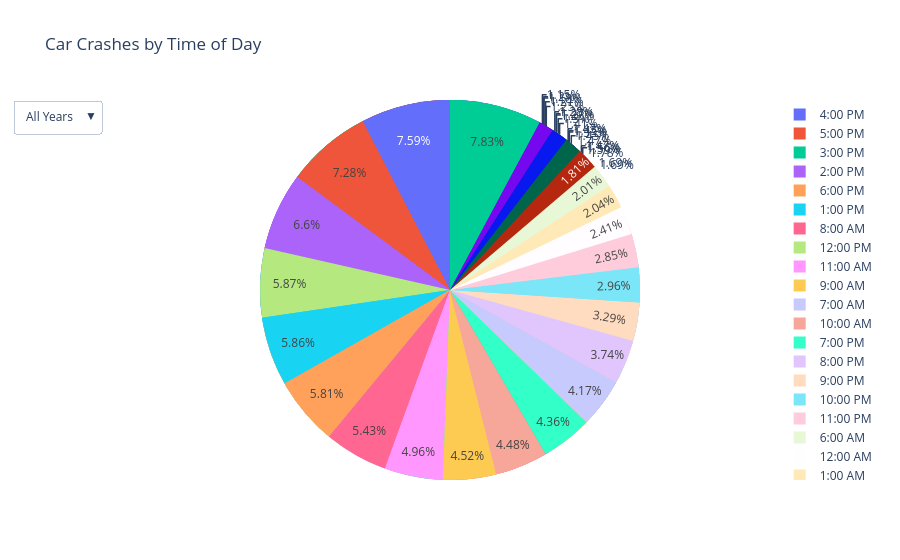

Notebook source saved alongside this figure:
### Code cell
import plotly.graph_objects as go
import pandas as pd

df_all["CRASH_HOUR"] = df_all["CRASH_HOUR"].astype(int)
years = sorted(df_all["Year"].unique())
all_hours = pd.DataFrame({"CRASH_HOUR": range(24)})

# Mapping hour numbers (0-23) to time labels
hour_to_time = {
    0: "12:00 AM", 1: "1:00 AM", 2: "2:00 AM", 3: "3:00 AM", 4: "4:00 AM", 5: "5:00 AM",
    6: "6:00 AM", 7: "7:00 AM", 8: "8:00 AM", 9: "9:00 AM", 10: "10:00 AM", 11: "11:00 AM",
    12: "12:00 PM", 13: "1:00 PM", 14: "2:00 PM", 15: "3:00 PM", 16: "4:00 PM", 17: "5:00 PM",
    18: "6:00 PM", 19: "7:00 PM", 20: "8:00 PM", 21: "9:00 PM", 22: "10:00 PM", 23: "11:00 PM"
}

# Aggregate data: Count crashes per hour for each year
df_grouped = df_all.groupby(["Year", "CRASH_HOUR"]).size().reset_index(name="Count")

# Ensure all hours (0-23) are included for every year
df_complete = pd.DataFrame()
for year in years:
    df_year = df_grouped[df_grouped["Year"] == year] 
    df_year = all_hours.merge(df_year, on="CRASH_HOUR", how="left").fillna(0)
    df_year["Year"] = year
    df_complete = pd.concat([df_complete, df_year])

df_complete["Count"] = df_complete["Count"].astype(int)

df_complete["Time_Label"] = df_complete["CRASH_HOUR"].map(hour_to_time)

# Create an empty figure
fig = go.Figure()

# Store visibility settings
buttons = []

# Add a trace for each year
for year in years:
    df_year = df_complete[df_complete["Year"] == year] 

    fig.add_trace(go.Pie(
        labels=df_year["Time_Label"],  
        values=df_year["Count"],  
        name=str(year),
        visible=True
    ))

# Create dropdown buttons for year selection
buttons.append({
    "label": "All Years",
    "method": "update",
    "args": [{"visible": [True] * len(years)}, {"title": "Car Crashes by Time of Day (All Years)"}]
})

for i, year in enumerate(years):
    visibility = [False] * len(years)
    visibility[i] = True

    buttons.append({
        "label": str(year),
        "method": "update",
        "args": [{"visible": visibility}, {"title": f"Car Crashes by Time of Day in {year}"}]
    })
    
# Update layout with dropdown menu
fig.update_layout(
    title="Car Crashes by Time of Day",
    updatemenus=[{
        "buttons": buttons,
        "direction": "down",
        "showactive": True,
    }]
)
fig.show()

### Figure 1 — Plotly figure (JSON) as saved in the notebook; plotly's stock layout.template omitted (floating-point values rounded to 4 significant figures)
{"data": [{"labels": ["12:00 AM", "1:00 AM", "2:00 AM", "3:00 AM", "4:00 AM", "5:00 AM", "6:00 AM", "7:00 AM", "8:00 AM", "9:00 AM", "10:00 AM", "11:00 AM", "12:00 PM", "1:00 PM", "2:00 PM", "3:00 PM", "4:00 PM", "5:00 PM", "6:00 PM", "7:00 PM", "8:00 PM", "9:00 PM", "10:00 PM", "11:00 PM"], "name": "2018", "type": "pie", "values": [2325, 1997, 1744, 1517, 1366, 1745, 2817, 5684, 6988, 5892, 5469, 6003, 6883, 6989, 7718, 8841, 8894, 8852, 7248, 5302, 4105, 3683, 3475, 2931], "visible": true}, {"labels": ["12:00 AM", "1:00 AM", "2:00 AM", "3:00 AM", "4:00 AM", "5:00 AM", "6:00 AM", "7:00 AM", "8:00 AM", "9:00 AM", "10:00 AM", "11:00 AM", "12:00 PM", "1:00 PM", "2:00 PM", "3:00 PM", "4:00 PM", "5:00 PM", "6:00 PM", "7:00 PM", "8:00 PM", "9:00 PM", "10:00 PM", "11:00 PM"], "name": "2019", "type": "pie", "values": [2340, 1973, 1819, 1479, 1403, 1696, 2776, 5359, 6750, 5650, 5449, 5793, 6745, 6908, 7663, 8739, 8897, 8801, 7159, 5236, 4127, 3762, 3495, 2824], "visible": true}, {"labels": ["12:00 AM", "1:00 AM", "2:00 AM", "3:00 AM", "4:00 AM", "5:00 AM", "6:00 AM", "7:00 AM", "8:00 AM", "9:00 AM", "10:00 AM", "11:00 AM", "12:00 PM", "1:00 PM", "2:00 PM", "3:00 PM", "4:00 PM", "5:00 PM", "6:00 PM", "7:00 PM", "8:00 PM", "9:00 PM", "10:00 PM", "11:00 PM"], "name": "2020", "type": "pie", "values": [2331, 1881, 1452, 1172, 1077, 1214, 1807, 2856, 3543, 3616, 4187, 4985, 5771, 5871, 6462, 6824, 7005, 6835, 5681, 4406, 3756, 3265, 2886, 2621], "visible": true}, {"labels": ["12:00 AM", "1:00 AM", "2:00 AM", "3:00 AM", "4:00 AM", "5:00 AM", "6:00 AM", "7:00 AM", "8:00 AM", "9:00 AM", "10:00 AM", "11:00 AM", "12:00 PM", "1:00 PM", "2:00 PM", "3:00 PM", "4:00 PM", "5:00 PM", "6:00 PM", "7:00 PM", "8:00 PM", "9:00 PM", "10:00 PM", "11:00 PM"], "name": "2021", "type": "pie", "values": [2713, 2402, 1921, 1570, 1302, 1405, 2045, 3677, 4701, 4611, 4834, 5718, 6410, 6754, 7250, 8406, 8299, 7791, 6679, 5023, 4169, 3723, 3434, 3093], "visible": true}, {"labels": ["12:00 AM", "1:00 AM", "2:00 AM", "3:00 AM", "4:00 AM", "5:00 AM", "6:00 AM", "7:00 AM", "8:00 AM", "9:00 AM", "10:00 AM", "11:00 AM", "12:00 PM", "1:00 PM", "2:00 PM", "3:00 PM", "4:00 PM", "5:00 PM", "6:00 PM", "7:00 PM", "8:00 PM", "9:00 PM", "10:00 PM", "11:00 PM"], "name": "2022", "type": "pie", "values": [2591, 2188, 1948, 1579, 1341, 1516, 2155, 4484, 5839, 4852, 4817, 5332, 6308, 6298, 7086, 8418, 8153, 7821, 6239, 4682, 4014, 3534, 3185, 3064], "visible": true}], "layout": {"title": {"text": "Car Crashes by Time of Day"}, "updatemenus": [{"buttons": [{"args": [{"visible": [true, true, true, true, true]}, {"title": "Car Crashes by Time of Day (All Years)"}], "label": "All Years", "method": "update"}, {"args": [{"visible": [true, false, false, false, false]}, {"title": "Car Crashes by Time of Day in 2018"}], "label": "2018", "method": "update"}, {"args": [{"visible": [false, true, false, false, false]}, {"title": "Car Crashes by Time of Day in 2019"}], "label": "2019", "method": "update"}, {"args": [{"visible": [false, false, true, false, false]}, {"title": "Car Crashes by Time of Day in 2020"}], "label": "2020", "method": "update"}, {"args": [{"visible": [false, false, false, true, false]}, {"title": "Car Crashes by Time of Day in 2021"}], "label": "2021", "method": "update"}, {"args": [{"visible": [false, false, false, false, true]}, {"title": "Car Crashes by Time of Day in 2022"}], "label": "2022", "method": "update"}], "direction": "down", "showactive": true}]}}
